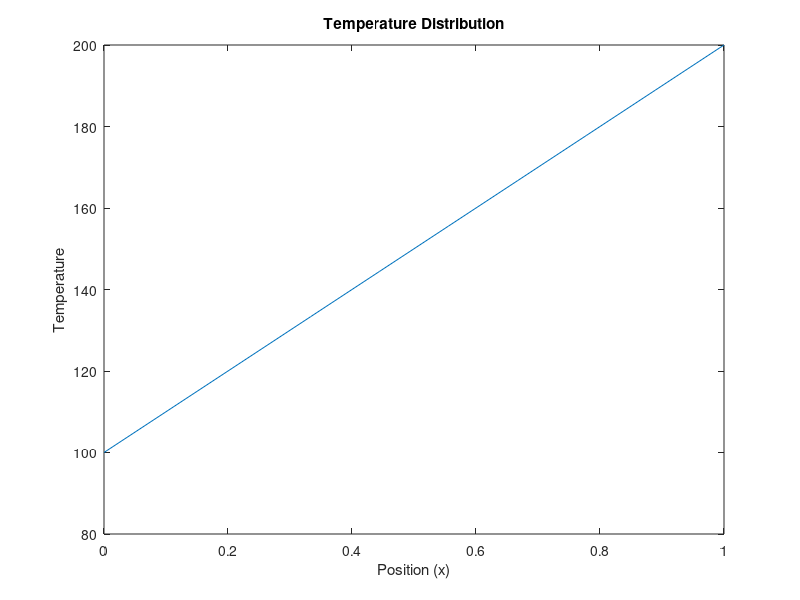

The MATLAB source for this figure:
% Define parameters
L = 1;      % Length of the domain
Nx = 10;    % Number of grid points
dx = L / (Nx - 1); % Grid spacing

% Define thermal conductivity
k = 1;      % Thermal conductivity

% Define boundary temperatures
T_left = 100;
T_right = 200;

% Construct coefficient matrix A
A = zeros(Nx, Nx);
A(1, 1) = 1;
A(Nx, Nx) = 1;
for i = 2:Nx-1
    A(i, i-1) = -k / dx^2;
    A(i, i) = 2 * k / dx^2;
    A(i, i+1) = -k / dx^2;
end

% Construct constant vector b
b = zeros(Nx, 1);
b(1) = T_left;
b(Nx) = T_right;

% Solve the system of equations
T = A \ b;

% Plot the temperature distribution
x = linspace(0, L, Nx);
plot(x, T);
xlabel('Position (x)');
ylabel('Temperature');
title('Temperature Distribution');